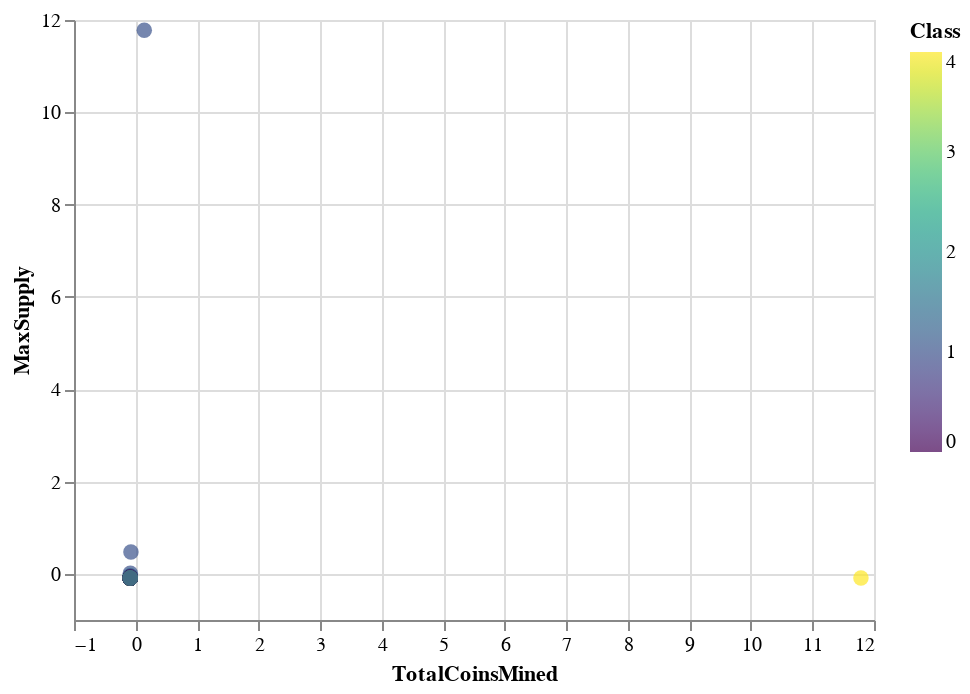

Write notebook code for a chart like this one.
### Code cell
#Use the altair scatter plot to visualize the tradable cryptocurrencies, x="TotalCoinsMined" and y="MaxSupply" for the axes
alt.Chart(df).mark_circle(size=60).encode(
    x="TotalCoinsMined",
    y="MaxSupply",
    color=alt.Color('Class', scale=alt.Scale(scheme='viridis')),
    # Add the required tool tips "CoinName", "Algorithm", "TotalCoinsMined", "TotalCoinSupply"
    tooltip=["CoinName", "Algorithm", "TotalCoinsMined", "MaxSupply"]
)

### Figure 1 — Vega-Lite specification as saved in the notebook (floating-point values rounded to 4 significant figures; data arrays with more than 128 entries replaced by an {"elided": "..."} marker saying what was removed)
{"config": {"view": {"continuousWidth": 400, "continuousHeight": 300}}, "data": {"name": "data-e1ec44763911efc5042de2bae5b6be2d"}, "mark": {"type": "circle", "size": 60}, "encoding": {"color": {"field": "Class", "scale": {"scheme": "viridis"}, "type": "quantitative"}, "tooltip": [{"field": "CoinName", "type": "nominal"}, {"field": "Algorithm", "type": "nominal"}, {"field": "TotalCoinsMined", "type": "quantitative"}, {"field": "MaxSupply", "type": "quantitative"}], "x": {"field": "TotalCoinsMined", "type": "quantitative"}, "y": {"field": "MaxSupply", "type": "quantitative"}}, "$schema": "https://vega.github.io/schema/vega-lite/v4.17.0.json", "datasets": {"data-e1ec44763911efc5042de2bae5b6be2d": {"elided": "140 records"}}}
